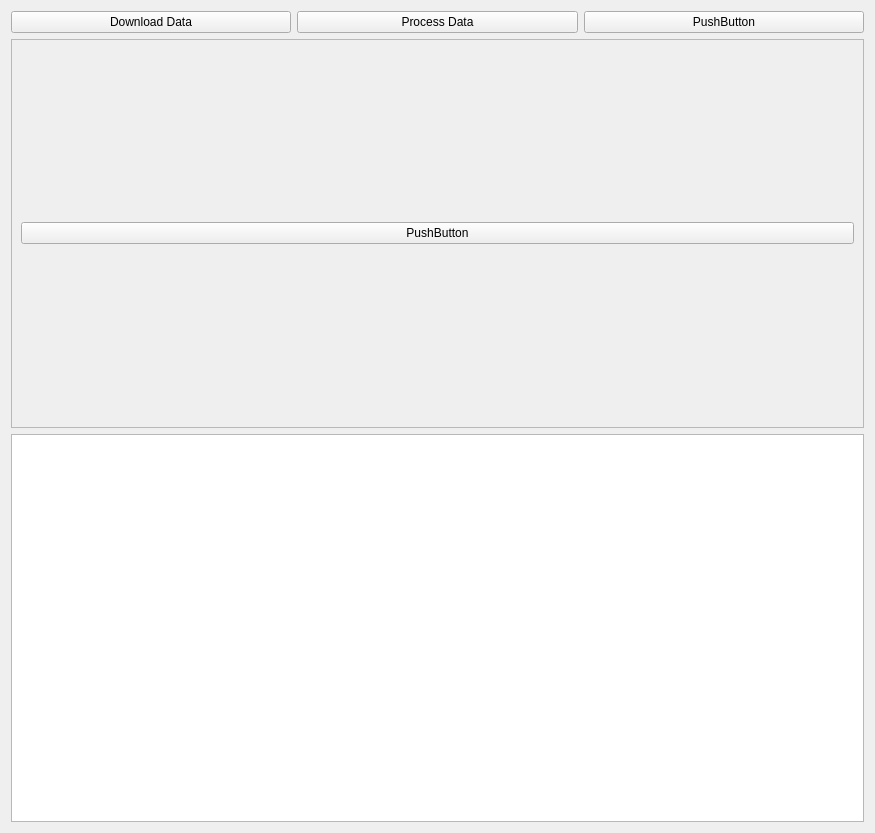
<?xml version="1.0" encoding="UTF-8"?>
<ui version="4.0">
 <class>MainGrid</class>
 <widget class="QWidget" name="MainGrid">
  <property name="geometry">
   <rect>
    <x>0</x>
    <y>0</y>
    <width>875</width>
    <height>833</height>
   </rect>
  </property>
  <property name="windowTitle">
   <string>CosmeticAssistant</string>
  </property>
  <layout class="QGridLayout" name="gridLayout_2">
   <item row="0" column="2">
    <widget class="QPushButton" name="pushButton">
     <property name="text">
      <string>PushButton</string>
     </property>
    </widget>
   </item>
   <item row="0" column="0">
    <widget class="QPushButton" name="DownloadData">
     <property name="text">
      <string>Download Data</string>
     </property>
    </widget>
   </item>
   <item row="0" column="1">
    <widget class="QPushButton" name="ProcessData">
     <property name="text">
      <string>Process Data</string>
     </property>
    </widget>
   </item>
   <item row="1" column="0" colspan="3">
    <widget class="QScrollArea" name="ProductList">
     <property name="widgetResizable">
      <bool>true</bool>
     </property>
     <widget class="QWidget" name="scrollAreaWidgetContents">
      <property name="geometry">
       <rect>
        <x>0</x>
        <y>0</y>
        <width>855</width>
        <height>387</height>
       </rect>
      </property>
      <layout class="QVBoxLayout" name="verticalLayout_2">
       <item>
        <widget class="QPushButton" name="pushButton_4">
         <property name="text">
          <string>PushButton</string>
         </property>
        </widget>
       </item>
      </layout>
     </widget>
    </widget>
   </item>
   <item row="2" column="0" colspan="3">
    <widget class="QPlainTextEdit" name="Console"/>
   </item>
  </layout>
 </widget>
 <resources/>
 <connections/>
</ui>
